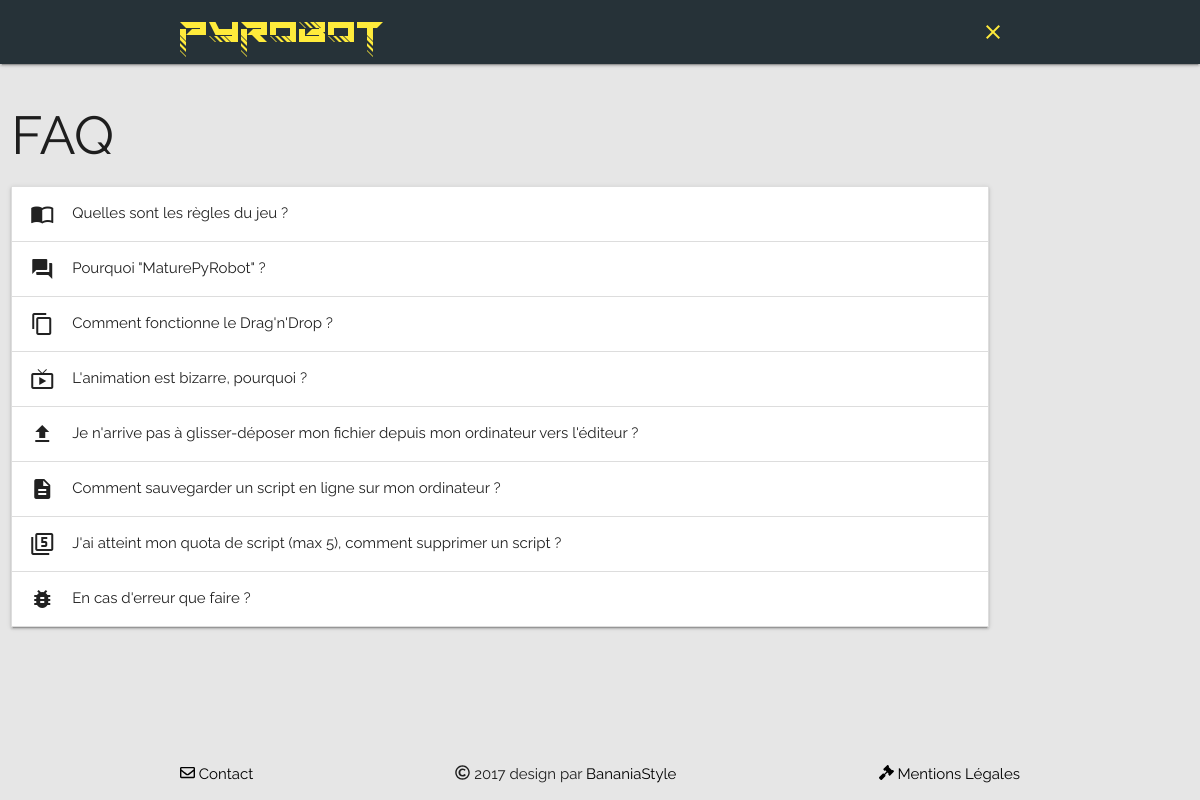
Screenshot of /faq/ with the database file from the repository.
### backend/models.py (models this page shows, shortened)
class FAQ(models.Model):
    question = models.TextField(null=False)
    answer = RichTextField(null=False)
    symbol = models.CharField(default='import_contacts', null=True, help_text='Material Icons', max_length=50)

### backend/views.py (the view)
# urls.py: url(r'^faq/$', views.faq, name='faq'),
def faq(request):
    faqs = FAQ.objects.all().order_by('pk')
    context = {
        'pageIn': 'faq',
        'faqs': faqs
    }
    return render(request, "backend/faq_updated.html", context)

### backend/templates/backend/faq_updated.html (shortened to what this page needs)
{% extends "base.html" %}
{% block content %}
<div class="col s12 m9 l10 pad">
    <h2>FAQ</h2>
    <ul class="collapsible" data-collapsible="accordion">
        {% for fq in faqs %}
        <li>
            <div class="collapsible-header"><i class="material-icons">{{ fq.symbol }}</i> {{ fq.question }} ?</div>
        </li>
        {% endfor %}
    </ul>
</div>
{% endblock %}

### backend/static/css/style.css (style rules this page uses)
.pad { padding: 5px; }
body { display: flex; min-height: 100vh; flex-direction: column; }

### backend/static/css/newStyle.css (style rules this page uses)
body { background-color: #e6e6e6; !important }

### backend/templates/base.html (style rules this page uses)
body { font-family: "Raleway", sans-serif }

### rows the page displays
FAQ: question "Quelles sont les règles du jeu"
FAQ: question "Pourquoi \"MaturePyRobot\""
FAQ: question "Comment fonctionne le Drag'n'Drop"
FAQ: question "L'animation est bizarre, pourquoi"
FAQ: question "Je n'arrive pas à glisser-déposer mon fichier depuis mon ordinateur vers l'éditeur"
FAQ: question "Comment sauvegarder un script en ligne sur mon ordinateur"
FAQ: question "J'ai atteint mon quota de script (max 5), comment supprimer un script"
FAQ: question "En cas d'erreur que faire"
